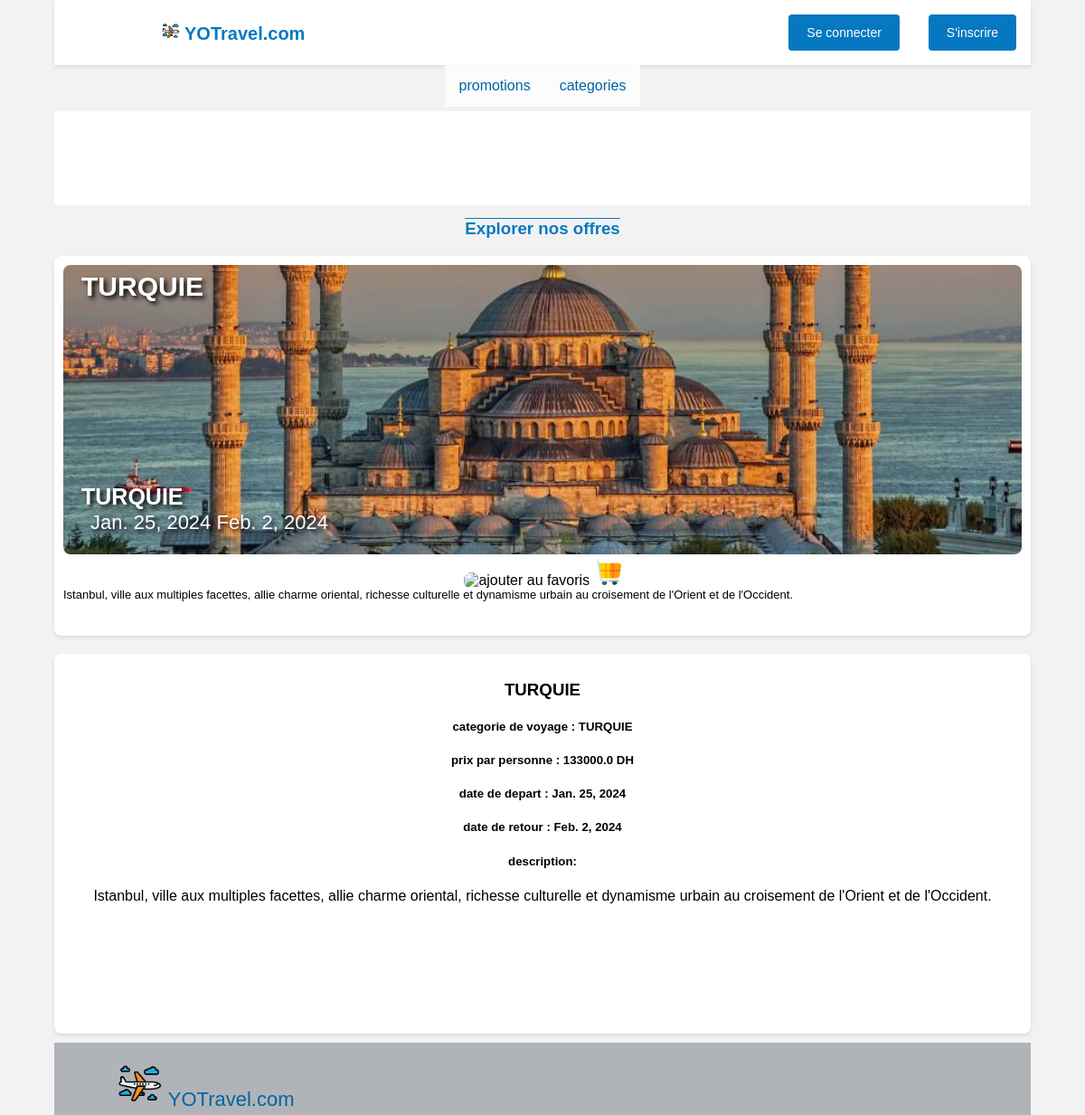
The app's page /details/6/ with its own data.
### vacance/models.py (models this page shows, shortened)
class Voyage(models.Model):
	categories=[
		("H","HAJJ"),
		("O","OMRA"),
		("A","ASIE"),
		("T","TURQUIE"),
		("M","MAROC"),
	]
	categorie = models.CharField(max_length=1, choices=categories)
	titre = models.CharField(max_length=30)
	pays = models.CharField(max_length=30)
	ville = models.CharField(max_length=30)
	date_debut=models.DateField(null=True, blank=True)
	date_fin=models.DateField(null=True, blank=True)
	prix=models.FloatField()
	description=models.TextField()
	image_de_voyage = models.ImageField(upload_to='static/images/voyages/', null=True, blank=True)

### vacance/views.py (the view)
# urls.py: path('details/<int:voyage_id>/', views.details, name='details'),
def details(request, voyage_id):
    promos=Promotion.objects.all()
    categories=Voyage.categories
    cats = [nom[:] for code, nom in categories]
    voyage = get_object_or_404(Voyage, id=voyage_id)
    context = {'voyage': voyage,'promos':promos,'cats':cats}
    return render(request, 'vacance/client/details.html', context)

### vacance/models.py (called while the page is built)
	def __str__(self):
		return self.titre

### vacance/template/vacance/client/details.html (shortened to what this page needs)
{% load static %}
<!DOCTYPE html>
<html lang="en">
<head>
  <link rel="stylesheet" href="{% static 'css/details.css' %}">
</head>
<body>
    <div class="header">
      <div class="logo" >
        <a href="{% url 'home' %}">
        <img id='ico'  src="{% static 'images/avion.png' %}"></a>
        YOTravel.com</div>
      <div class="auth-buttons">
        <a href="{% url 'Sec' %}"><button id="res">Se connecter</button></a>
        <a href="{% url 'acceuil' %}"><button id="res">S'inscrire</button></a>
      </div>
    </div>
     <div class="Nav">
      <ul>
        <li class="dropdown">
          <a href="javascript:void(0)" class="dropbtn">promotions</a>
        </li>
        <li class="dropdown">
          <a href="javascript:void(0)" class="dropbtn">categories</a>
        </li>
      </ul>
    </div>
     <div class="scrolling-container">
      <div class="scrolling-content">
      </div>
    </div>
 <H3 id="tit">Explorer nos offres </H3>
    <div class="main-container">
        <div class="travel-section">
            <div class="destination-card">
                <img src="{{ voyage.image_de_voyage.url }}" name='image' title="image_de_voyage"  alt="image_de_voyage">
                <div id="icones"><a href="{% url 'Sec' %}">
                  <img id='fav'  src="{% static 'images/coeur.png' %}" title="ajouter au favoris"  alt="ajouter au favoris"></a>
                  <a href="{% url 'Sec' %}">
                  <img id='ach'  src="{% static 'images/acheter.png' %}" title="reserver" alt="reserver"></a>
              </div>
              <div class="details">
                <h3 class="titre">{{ voyage.titre }}</h3>
                <h4 class="price">{{ voyage.get_categorie_display }}</h4>
                <p class="date">{{ voyage.date_debut }}  {{ voyage.date_fin }} </p>
                <p class="description">{{ voyage.description }} </p>
            </div>
            </div>
        </div> <div class="travel-section">
            <div class="details">
                <h3>{{ voyage.titre }}</h3>
                <h5 >categorie de voyage : {{ voyage.get_categorie_display }}</h5>
                <h5 >prix par personne : {{ voyage.prix }} DH</hh5>
                <h5 >date de depart : {{ voyage.date_debut }}</h5>
                <h5 >date de retour : {{ voyage.date_fin }}</h5>
                <p><h5>description:</h5>  {{ voyage.description }} </p>
            </div>
        </div>
      </div>
      <div class="footer">
        <div class="foot" >
            <a href="{% url 'voyage' %}">
            <img id='icof'  src="{% static 'images/avion.png' %}"></a>
            YOTravel.com
        </div>
      </div>
  </body>
  </html>

### static/css/details.css (style rules this page uses)
body { font-family: 'Arial', sans-serif; background-color: #f2f2f2; margin: 0; display: flex; flex-direction: column; align-items: center; justify-content: center; width: 90%; margin-left: 5%; }
.header { display: flex; justify-content: space-between; align-items: center; width: 100%; padding-top: 16px; padding-bottom: 16px; background-color: #fff; box-shadow: 0 2px 4px rgba(0, 0, 0, 0.1); }
.logo { font-size: 20px; font-weight: bold; color: #0678C1; margin-left: 11%; }
.auth-buttons { display: flex; align-items: center; margin-left: -8px; }
.login-button, .signup-button ,button { background-color: #0678C1; color: #fff; border: none; padding: 12px 20px; cursor: pointer; font-size: 14px; margin-left: 16px; margin-right: 16px; border-radius: 4px; }
a { color: inherit; text-decoration: none; }
.main-container { flex: 1; display: flex; justify-content: center; align-items: center; flex-wrap: wrap; }
.travel-section { display: flex; justify-content: space-around; background-color: #fff; border-radius: 8px; overflow: hidden; box-shadow: 0 2px 4px rgba(0, 0, 0, 0.1); text-align: center; padding: 10px; margin-top: 10px; margin-bottom: 10px; width: 100%; height: 400px; }
.destination-card { width: 100%; }
#ico { max-height: 20px; }
.destination-card img { width: 100%; height: 80%; min-height: 79%; object-fit: cover; border-radius: 8px; }
.titre { position: absolute; margin-top: -350px; font-size:30px; margin-left: 20px; display:flex; text-shadow: 3px 3px 5px rgb(0, 0, 0); color:#ffffff; }
.price { position: absolute; font-size: 25px; color: #ffffff; display:table-column; margin-top: -115px; text-shadow: 3px 3px 5px rgb(0, 0, 0); margin-left: 20px; }
.date { position: absolute; font-size: 22px; color: #ffffff; display: flex; margin-top: -85px; text-shadow: 3px 3px 5px rgb(0, 0, 0); margin-left: 30px; }
.description { margin-top: -1px; text-align: left; font-size: small; }
.scrolling-container { width: 100%; overflow: hidden; background-color: #ffffff; margin-bottom: 5px; }
.scrolling-content { white-space: nowrap; display: inline-block; animation: scrollAnimation 25s linear infinite; }
.scrolling-content::before, .scrolling-content::after { content: attr(data-content); white-space: nowrap; display: inline-block; animation: inherit; }
.scrolling-content::before { margin-right: -100%; }
#tit { text-align:center; padding: 0%; margin-top:10px ; margin-bottom:-9px ; height: 40px; width: 95%; color:#0678C1; text-decoration:overline; }
.footer { position: flex ; bottom: 0; left: 0; height: 80px; width: 100%; margin-bottom: auto; background-color: #34404b59; color: white; align-items: center; }
.foot { margin-top: 20px; margin-left: 70px; color:#0064a2; font-size: 22px; }
#icof { width: 50px; height: 50px; }

### vacance/template/vacance/client/details.html (style rules this page uses)
ul { list-style-type: none; margin: 0; padding: 0; overflow: hidden; color:#0064a2; background-color: #ffffffcf; }
li { float: left; }
li a, .dropbtn { display: inline-block; color: solid #0064a2; text-align: center; padding: 14px 16px; text-decoration: solid; }
li.dropdown { display: inline-block; }
.Nav { margin-top: 0px; margin-bottom: 5px; }
#ach,#fav { height: 30px; width: 30px; }

### records on screen
Voyage: image_de_voyage (picture), titre "TURQUIE", categorie "TURQUIE", date_debut "Jan. 25, 2024", date_fin "Feb. 2, 2024", description "Istanbul, ville aux multiples facettes, allie charme oriental, richesse culturelle et dynamisme urbain au croisement de l'Orient et de l'Occident.", prix "133000.0"
